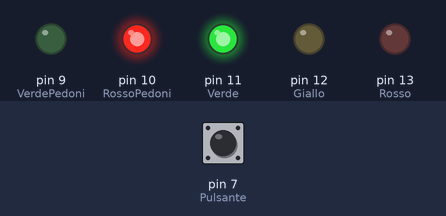
The sketch below on a simulated Arduino Uno, built with avr-gcc and run on an emulated ATmega328P. Parts: output pins drawn as LEDs (lit = HIGH). The test bench sets the inputs (shaded band); at power-on: pin 7 (Pulsante) LOW.

Above: at 2.0 s.
At 5.0 s:
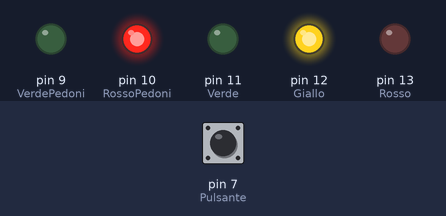
At 8.0 s:
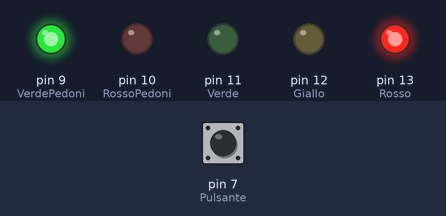
Timing chart, 0 to 13.0 s (numbered marks = the images above):
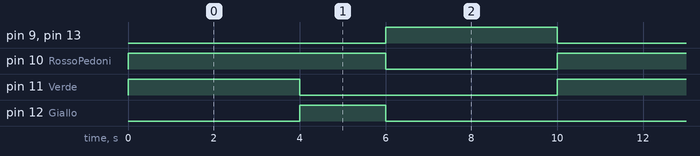

Measured:
- by itself, pin 9 (VerdePedoni), pin 11 (Verde), pin 13 (Rosso): alternates HIGH for 4.0 s and LOW for 6.0 s
- by itself, pin 10 (RossoPedoni): alternates HIGH for 6.0 s and LOW for 4.0 s
- by itself, pin 12 (Giallo): alternates HIGH for 2.0 s and LOW for 8.0 s

The sketch:

CompitoSemaforo.ino
```cpp
void setup() {
  pinMode(13,OUTPUT);//Rosso
  pinMode(12,OUTPUT);//Giallo
  pinMode(11,OUTPUT);//Verde
  pinMode(10,OUTPUT);//RossoPedoni
  pinMode(9,OUTPUT);//VerdePedoni
  pinMode(7,INPUT);//Pulsante
}

boolean rossoSpento = false;

void loop() {
  if(digitalRead(7)==HIGH){
    delay(1000);
    digitalWrite(11,LOW);
    digitalWrite(13,HIGH);
    digitalWrite(10,LOW);
    digitalWrite(9,HIGH);
    delay(8000);
    digitalWrite(9,LOW);
    digitalWrite(10,HIGH);
    digitalWrite(13,LOW);
    digitalWrite(11,HIGH);
  }else{
    digitalWrite(10,HIGH);
    digitalWrite(11,HIGH);
    delay(4000);
    digitalWrite(11,LOW);
    digitalWrite(12,HIGH);
    delay(2000);
    digitalWrite(12,LOW);
    digitalWrite(13,HIGH);
    digitalWrite(10,LOW);
    digitalWrite(9,HIGH);
    delay(4000);
    digitalWrite(9,LOW);
    digitalWrite(10,HIGH);
    digitalWrite(13,LOW);
  }
}
```
